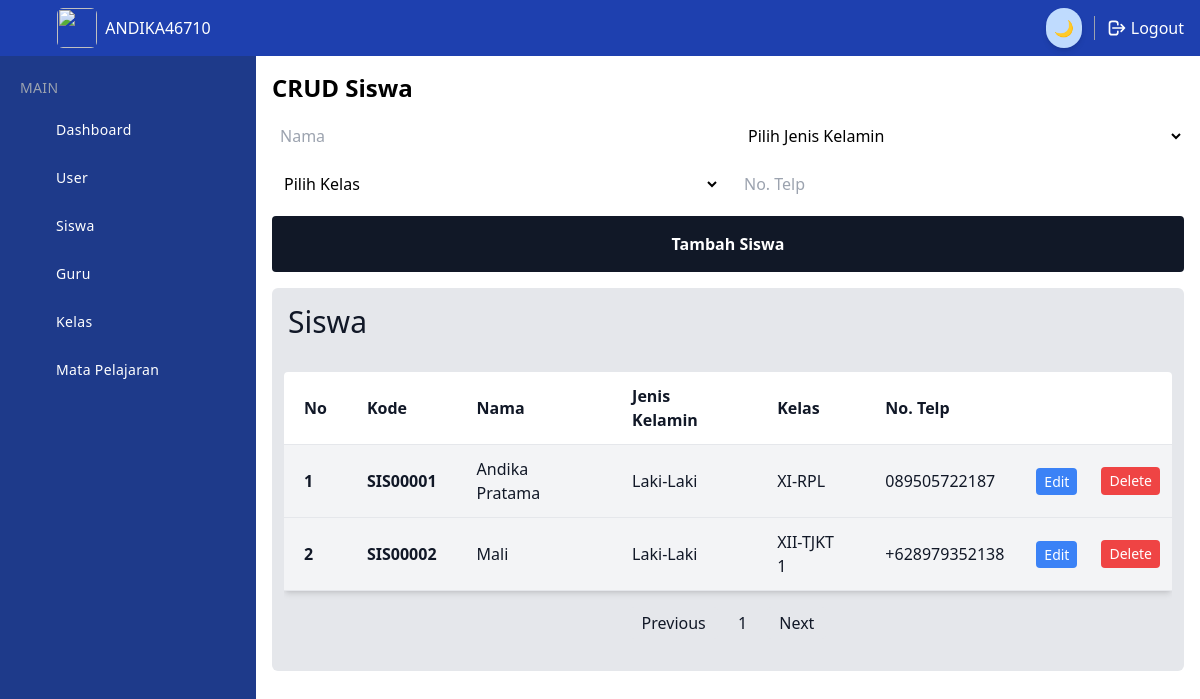
Screenshot of /dashboard/admin/crud-siswa.php (signed in) with the database file from the repository.
### tables this page shows
CREATE TABLE `siswa` (
  `id` int NOT NULL,
  `kode_siswa` varchar(10) NOT NULL,
  `nama` varchar(100) NOT NULL,
  `jkelamin` enum('L','P') NOT NULL,
  `no_telp` varchar(100) NOT NULL,
  `kelas` varchar(10) NOT NULL
);

### dashboard/admin/crud-siswa.php (the view, shortened to what this page needs)
<?php
include '../../config/koneksi.php';
$perPage = 5;
$query = "SELECT COUNT(*) as total FROM siswa";
$totalData = mysqli_fetch_assoc(mysqli_query($koneksi, $query))['total'];
$lastPage = ceil($totalData / $perPage);
$currentPage = $_GET['page'] ?? 1;
$start = ($currentPage - 1) * $perPage;
$query = "SELECT * FROM siswa LIMIT $start, $perPage";
$resultSiswa = mysqli_query($koneksi, $query);
$nomor = ($currentPage - 1) * $perPage + 1;
?>
<!DOCTYPE html>
<html lang="en">
<head>
    <script src="https://cdn.tailwindcss.com"></script>
    <script src="../../config/tailwind.config.js"></script>
</head>
<body>
    <div x-data="setup()" :class="{ 'dark': isDark }">
        <div class="min-h-screen flex flex-col flex-auto flex-shrink-0 antialiased bg-white dark:bg-gray-700 text-black dark:text-white">
            <?php include '../header.php' ?>
            <?php include '../sidebar.php' ?>
            <div class="h-full ml-14 mt-14 mb-10 md:ml-64">
                <div class="container p-4">
                    <h1 class="text-2xl font-bold mb-4">CRUD Siswa</h1>
                    <form method="post" class="mb-4 rounded text-black dark:text-white">
                        <div class="grid grid-cols-1 lg:grid-cols-2 gap-4">
                            <input type="text" name="nama" placeholder="Nama" required class="rounded px-2 py-1 bg-white dark:bg-gray-900">
                            <select name="jkelamin" id="jkelamin" class="rounded px-2 py-1 bg-white dark:bg-gray-900">
                                <option value="pilih jkelamin" disabled selected>Pilih Jenis Kelamin</option>
                            </select>
                            <select name="kelas" id="kelas" class="rounded px-2 py-1 bg-white dark:bg-gray-900">
                                <option value="pilih kelas" disabled selected>Pilih Kelas</option>
                            </select>
                            <input type="telp" name="no_telp" placeholder="No. Telp" required class="rounded px-2 py-1 bg-white dark:bg-gray-900">
                        </div>
                        <button type="submit" name="submit" class="w-full p-4 mt-4 bg-gray-900 hover:bg-gray-800 text-white font-bold rounded">Tambah Siswa</button>
                    </form>
                    <div class="text-gray-900 bg-gray-200 dark:bg-gray-900 dark:text-gray-100 rounded-md">
                        <div class="p-4 flex">
                            <h1 class="text-3xl">
                                Siswa
                            </h1>
                        </div>
                        <div class="px-3 py-4 flex justify-center">
                            <div class="overflow-x-auto w-full">
                                <table class="w-full text-md bg-white dark:bg-gray-800 shadow-md rounded mb-4">
                                    <tr class="border-b">
                                        <th class="text-left p-3 px-5">No</th>
                                        <th class="text-left p-3 px-5">Kode</th>
                                        <th class="text-left p-3 px-5">Nama</th>
                                        <th class="text-left p-3 px-5">Jenis Kelamin</th>
                                        <th class="text-left p-3 px-5">Kelas</th>
                                        <th class="text-left p-3 px-5">No. Telp</th>
                                        <th class="text-left"></th>
                                        <th class="text-left"></th>
                                    </tr>
                                    <tbody>
                                        <?php
                                        $queryKelasAll = "SELECT kode_kelas, nama FROM kelas";
                                        $resultKelasAll = mysqli_query($koneksi, $queryKelasAll);
                                        $kelasNames = [];
                                        while ($rowKelasAll = mysqli_fetch_assoc($resultKelasAll)) {
                                            $kelasNames[$rowKelasAll['kode_kelas']] = $rowKelasAll['nama'];
                                        }
                                        ?>
                                        <?php while ($siswa = mysqli_fetch_assoc($resultSiswa)) : ?>
                                            <tr class="border-b hover:bg-orange-100 bg-gray-100 dark:bg-gray-800 dark:hover:bg-gray-700 dark:border-gray-700">
                                                <td class="p-3 px-5 font-bold"><?php echo $nomor++; ?></td>
                                                <td class="p-3 px-5 font-bold"><?php echo $siswa['kode_siswa']; ?></td>
                                                <td class="p-3 px-5"><?php echo $siswa['nama']; ?></td>
                                                <td class="p-3 px-5"><?php echo ($siswa['jkelamin'] == 'L') ? 'Laki-Laki' : 'Perempuan'; ?></td>
                                                <td class="p-3 px-5">
                                                    <?php
                                                    echo isset($kelasNames[$siswa['kelas']]) ? $kelasNames[$siswa['kelas']] : 'Kelas tidak ditemukan';
                                                    ?>
                                                </td>
                                                <td class="p-3 px-5"><?php echo $siswa['no_telp']; ?></td>
                                                <td class="p-3">
                                                    <a href="edit-siswa.php?id=<?php echo $siswa['id']; ?>" class="text-sm bg-blue-500 hover:bg-blue-700 text-white py-1 px-2 rounded focus:outline-none focus:shadow-outline w-full text-center">Edit</a>
                                                </td>
                                                <form method="post">
                                                    <td class="p-3">
                                                        <button type="submit" name="delete" class="text-sm bg-red-500 hover:bg-red-700 text-white py-1 px-2 rounded focus:outline-none focus:shadow-outline w-full">Delete</button>
                                                    </td>
                                                </form>
                                            </tr>
                                        <?php endwhile; ?>
                                    </tbody>
                                </table>
                                <div x-data="{ currentPage: <?php echo $currentPage; ?>, lastPage: <?php echo $lastPage; ?> }" class="text-center m-4 dark:text-black">
                                    <a x-bind:href="'?page=' + (currentPage > 1 ? currentPage - 1 : 1)" class="inline-block bg-gray-200 hover:bg-gray-300 rounded px-3 py-1 mr-2">
                                        <button @click="currentPage = currentPage > 1 ? currentPage - 1 : 1" class="focus:outline-none">Previous</button>
                                    </a>
                                    <span x-text="currentPage" class="mx-2 dark:text-white"></span>
                                    <a x-bind:href="'?page=' + (currentPage < lastPage ? currentPage + 1 : lastPage)" class="inline-block bg-gray-200 hover:bg-gray-300 rounded px-3 py-1 ml-2">
                                        <button @click="currentPage = currentPage < lastPage ? currentPage + 1 : lastPage" class="focus:outline-none">Next</button>
                                    </a>
                                </div>
                            </div>
                        </div>
                    </div>
                </div>
            </div>
        </div>
    </div>
</body>
</html>

### rows the page displays
siswa: kode_siswa "SIS00001", nama "Andika Pratama", jkelamin "Laki-Laki", kelas "XI-RPL", no_telp "089505722187"
siswa: kode_siswa "SIS00002", nama "Mali", jkelamin "Laki-Laki", kelas "XII-TJKT 1", no_telp "+628979352138"

### other values shown
$_SESSION['nama'] "ANDIKA46710"
$item['label'] "Dashboard"
$item['label'] "User"
$item['label'] "Siswa"
$item['label'] "Guru"
$item['label'] "Kelas"
$item['label'] "Mata Pelajaran"
